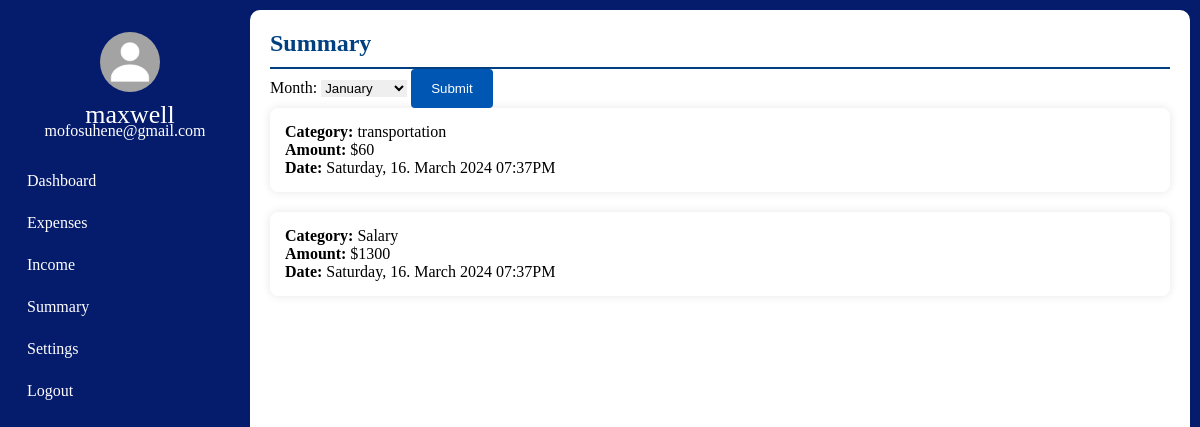
The app's page /summary/1, older data.
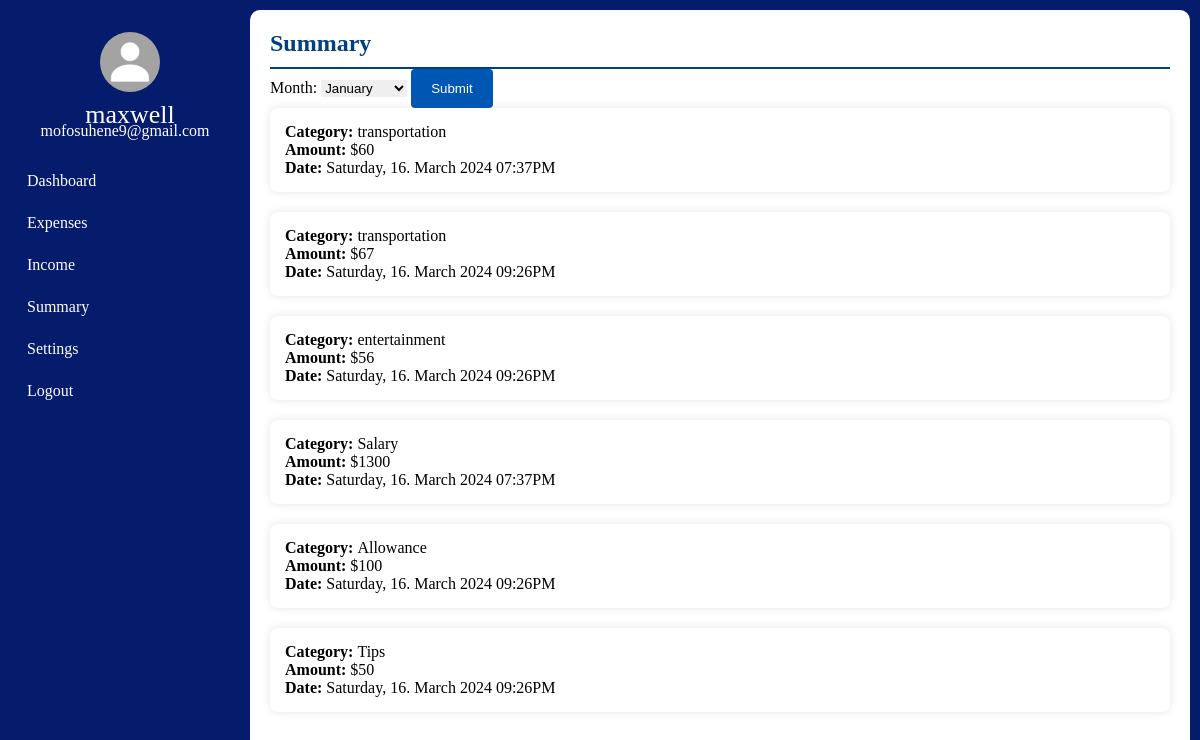
The same page, newer data.
### tables this page shows
CREATE TABLE User(
                id INTEGER PRIMARY KEY AUTOINCREMENT,
                User_First_Name TEXT NOT NULL,
                User_Last_Name TEXT NOT NULL,
                User_Email TEXT  UNIQUE NOT NULL,
                User_Password TEXT NOT NULL
                );

CREATE TABLE Expenses(
                id INTEGER PRIMARY KEY AUTOINCREMENT,
                Category TEXT NOT NULL,
                Expense INTEGER NOT NULL,
                Date TEXT NOT NULL,
                MonthAndYear TEXT NOT NULL,
                DayOfWeek TEXT NOT NULL,
                User_id INTEGER ,
                FOREIGN KEY (User_id) REFERENCES User (id)
                );

CREATE TABLE Incomes(
                id INTEGER PRIMARY KEY AUTOINCREMENT,
                Source TEXT NOT NULL,
                Income INTEGER NOT NULL,
                Date TEXT NOT NULL,
                MonthAndYear TEXT NOT NULL,
                Percent INTEGER NOT NULL,
                Color TEXT NOT NULL,
                User_id INTEGER NOT NULL,
                FOREIGN KEY (User_id) REFERENCES User (id)
                );

### app.py (the view, shortened to what this page needs)
@app.route('/summary/<int:id>', methods=['GET', 'POST'])
def summary(id):
    if request.method == 'GET':
        db_connection = get_db()
        cursor = db_connection.cursor()
        cursor.execute("SELECT User_First_Name, User_Last_Name, User_Email FROM User WHERE id = ?", (id,))
        user_data = cursor.fetchone()
        first_name = user_data[0]
        user_email = user_data[2]
        cursor.execute("SELECT User_First_Name, User_Email, Source, Income, Date FROM Incomes JOIN User on Incomes.User_id == User.id WHERE User_id = ?", (id,))
        incomes = cursor.fetchall()
        cursor.execute("SELECT User_First_Name, User_Email, Category, Expense, Date FROM Expenses JOIN User on Expenses.User_id == User.id WHERE User_id = ?", (id,))
        entries = cursor.fetchall()
        return render_template("summary.html", id=id, first_name=first_name, incomes=incomes, user_email=user_email, entries=entries)

### helper_functions.py (called while the page is built)
def get_db():
    connection = sqlite3.connect(DATABASE)
    return connection

### templates/summary.html (shortened to what this page needs)
<!DOCTYPE html>
<html lang="en-US">
  <head>
    <link href="https://maxcdn.bootstrapcdn.com/font-awesome/4.6.1/css/font-awesome.min.css" rel="stylesheet">
    <link rel="stylesheet" href="{{ url_for('static', filename='css/expenses_style.css') }}">
  </head>
  <body>
    <div class="container">
      <nav class="nav-bar">
            <ul>
                <li>
                    <a href="#" class="logo">
                        <div class="user-profile">
                            <img src="{{ url_for('static', filename='images/MyPassportPicture.jpg') }}" alt=""/>
                            <span class="nav-item">
                                {{ first_name}}<br>
                            </span>
                            <span class="email">{{ user_email }}</span>
                        </div>
                    </a>
                </li>
                <li>
                    <a href="/dashboard/{{id}}">
                        <span class="nav-item menu">
                            Dashboard
                        </span>
                    </a>
                </li>
                <li>
                    <a href="/expenses/{{id}}">
                        <span class="nav-item menu">
                            Expenses
                        </span>
                    </a>
                </li>
                <li>
                    <a href="/income/{{id}}">
                        <span class="nav-item menu">
                            Income
                        </span>
                    </a>
                </li>
                <li>
                    <a href="/summary/{{id}}">
                        <span class="nav-item active">
                            Summary
                        </span>
                    </a>
                </li>
                <li>
                    <a href="/settings/{{id}}">
                        <span class="nav-item menu">
                            Settings
                        </span>
                    </a>
                </li>
                <li>
                    <a href="{{ url_for('logout') }}">
                        <span class="nav-item menu">
                            Logout
                        </span>
                    </a>
                </li>
            </ul>
        </nav>
        <section>
            <div class="white" id="add__section">
              <div class="title">
                <h2>Summary</h2>
                <form method="POST" action="/summary/{{ id }}">
                    <label for="month">Month:</label>
                    <select id="month" name="month" required>
                        {% for month in ["January", "February", "March", "April", "May", "June", "July", "August", "September", "October", "November", "December"] %}
                            <option value="{{ month }}" {% if month == selected_month %}selected{% endif %}>{{ month }}</option>
                        {% endfor %}
                    </select>
                    <button type="submit">Submit</button>
                </form>
              </div>
              <ul>
                {% for entry in entries %}
                <li id="entries">
                  <strong>Category: </strong>{{ entry[2] }} <br>
                  <strong>Amount: </strong>${{ entry[3] }} <br>
                  <strong>Date: </strong>{{ entry[4] }}</li>
                  {% endfor %}
                </ul>
                <ul>
                    {% for income in incomes %}
                    <li id="entries">
                      <strong>Category: </strong>{{ income[2] }} <br>
                      <strong>Amount: </strong>${{ income[3] }} <br>
                      <strong>Date: </strong>{{ income[4] }}</li>
                      {% endfor %}
                    </ul>
                </div>
            </div>
      </body>
      </html>

### static/css/expenses_style.css (style rules this page uses)
* { margin: 0; padding: 0; outline: none; border: none; text-decoration: none; box-sizing: border-box; }
body { background-color: #051b6b; }
nav { position: fixed; top: 0; bottom: 0; height: 100%; left: 0; margin-top: 20px; }
.logo { text-align: center; display: flex; justify-content: center; }
.logo img { width: 60px; height: 60px; border-radius:50%; display: flex; justify-content:center; align-items: center; margin-left: 10px; }
.email { font-size: 16px; margin-left: 0; }
.user-profile { display: flex; flex-direction: column; font-size: 26px; justify-content: center; align-items: center; color: white; }
a { position: relative; color: white; font-size: 16px; display: block; width: 250px; padding: 12px; }
.nav-item { position: relative; top: 8px; margin-left: 20px; left: -5px; }
.white { margin: 10px 10px 10px 250px; border-radius: 10px; min-height: 100vh; background-color: #fff; padding: 20px; }
#entries { margin-bottom: 20px; border: 1px solid #bdd7ea; border: 20px; padding: 15px; border-radius: 8px; background-color: #fff; box-shadow: 0 0 10px rgba(0, 0, 0, 0.1); }
ul { list-style: none; padding: 0; }
button { background-color: #0056b3; color: #fff; padding: 12px 20px; border: none; border-radius: 4px; cursor: pointer; }
.title h2 { color: #004080; border-bottom: 2px solid #004080; padding-bottom: 10px; }

Row changes from the older to the newer data that the page shows:
changed User "maxwell": User_Email "mofosuhene@gmail.com" → "mofosuhene9@gmail.com"
added Expenses: Category "transportation", Expense "67", Date "Saturday, 16. March 2024 09:26PM"
added Expenses: Category "entertainment", Expense "56", Date "Saturday, 16. March 2024 09:26PM"
added Incomes: Source "Allowance", Income "100", Date "Saturday, 16. March 2024 09:26PM"
added Incomes: Source "Tips", Income "50", Date "Saturday, 16. March 2024 09:26PM"
